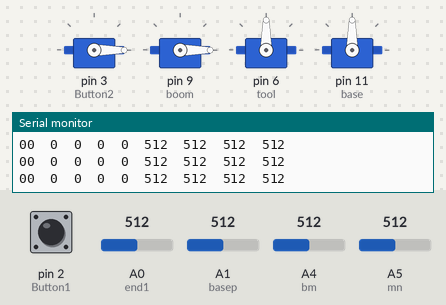
The sketch below on a simulated Arduino Uno, built with avr-gcc and run on an emulated ATmega328P. Parts: 4 × servo, the last lines printed to the serial monitor. The inputs (shaded band) are chosen by the test bench; at power-on: A0 (end1) = 512, A1 (basep) = 512, A4 (bm) = 512, pin 2 (Button1) LOW, A5 (mn) = 512.

Above: at 1.2 s.
1.3 s: A0 (end1) set to 264
4.3 s: A0 (end1) set to 232
At 4.49 s:
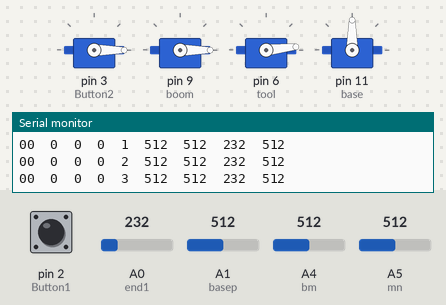
7.3 s: A1 (basep) set to 160
At 10.1 s:
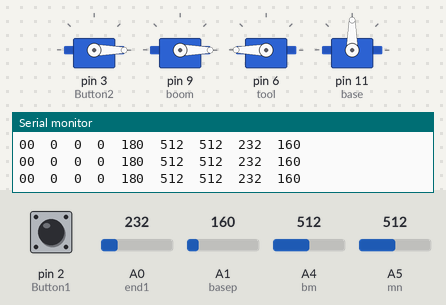
10.3 s: A1 (basep) set to 143
At 10.81 s:
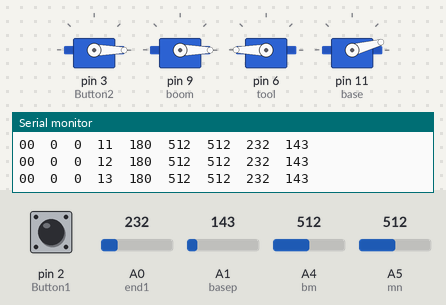
13.3 s: A4 (bm) set to 258
16.3 s: A4 (bm) set to 231
At 16.82 s:
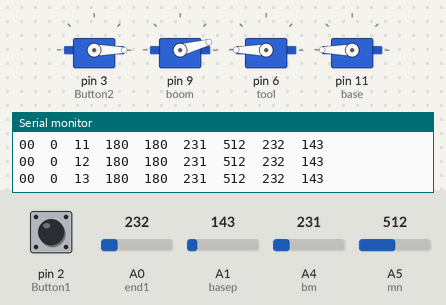
Timing chart, 0 to 22.2 s (numbered marks = the images above; inputs shaded):
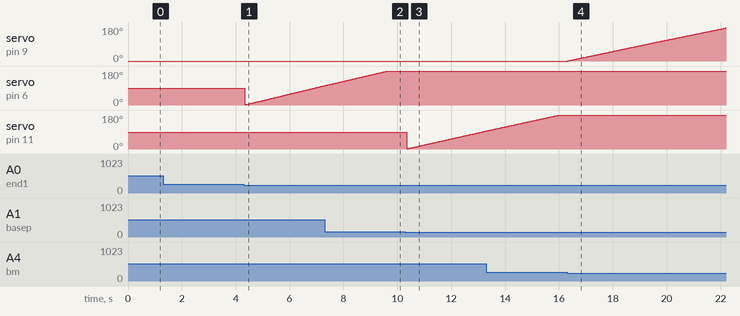

Measured:
- the behaviour switches between 250 and 249 on A0 (end1) (found by bisection; images 0 and 1)
- the behaviour switches between 150 and 149 on A1 (basep) (found by bisection; images 2 and 3)
- the behaviour switches between 250 and 249 on A4 (bm) (found by bisection; images 3 and 4)
- after the input at 16.3 s, servo on pin 9 (boom): moves from 0° to 175° over 5.9 s, starting at once

The sketch:

arm2.ino
```cpp
#include <Servo.h>

Servo main1;
Servo boom;
Servo tool;
Servo base;

int bm = A4;
int mn = A5;
int end1 = A0;
int basep = A1;

int pos = 0;
int i = 0;
int j = 0;
int k = 0;
int l = 0;

#define Button1 2
#define Button2 3

void setup() {
  main1.attach(3);
  boom.attach(9);
  tool.attach(6);
  base.attach(11);

  main1.write(0);
  boom.write(0);
  tool.write(90);
  base.write(90);

  Serial.begin(9600);

  pinMode(mn, INPUT);
  pinMode(bm, INPUT);
  pinMode(end1, INPUT);
  pinMode(basep, INPUT);
  pinMode(Button1, INPUT);
  pinMode(Button2, INPUT);
  pinMode(2,INPUT);

  main1.write(0);
  boom.write(0);
  tool.write(90);
  base.write(90);
}

void loop() {
  int bmval = analogRead(bm);
  int mnval = analogRead(mn);
  int end1val = analogRead(end1);
  int baseval = analogRead(basep);
  int b1val = digitalRead(Button1);
  int b2val = digitalRead(Button2);

  Serial.print(b1val);
  Serial.print(b2val);
  Serial.print("\t");
  Serial.print(i);
  Serial.print("\t");
  Serial.print(j);
  Serial.print("\t");
  Serial.print(k);
  Serial.print("\t");
  Serial.print(l);
  Serial.print("\t");
  Serial.print(bmval);
  Serial.print("\t");
  Serial.print(mnval);
  Serial.print("\t");
  Serial.print(end1val);
  Serial.print("\t");
  Serial.print(baseval);
  Serial.print("\n");

  //if (mnval < 150 && i < 180) {
  if (2==HIGH){
    i++;
    main1.write(i);
    delay(10);
  } else if (2==LOW) {
    i--;
    main1.write(i);
    delay(10);
  }

  if (bmval < 250 && j < 180) {
    j++;
    boom.write(j);
    delay(10);
  } else if (bmval > 700 && j > 0) {
    j--;
    boom.write(j);
    delay(10);
  }

  if (baseval < 150 && k < 180) {
    k++;
    base.write(k);
    delay(10);
  } else if (baseval > 700 && k > 0) {
    k--;
    base.write(k);
    delay(10);
  }

  if (end1val < 250 && l < 180) {
    l++;
    tool.write(l);
    delay(10);
  } else if (end1val > 700 && l > 0) {
    l--;
    tool.write(l);
    delay(10);
  }
}
```
